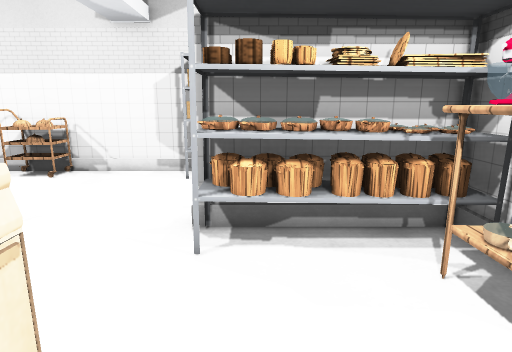
View 1 (above)

16 first-person views from a walk through a Unity game level. The camera is 1.2 m above the floor, tilts 12° down and sees 75° across. Doors are open. The floor is counted in squares, 0.5 m on a side. Each view is taken from the middle of a square. On the plan, view 1 faces up. The plan holds only what a view shows up to about 20 squares ahead; the rest is blank. The player character is not drawn. Some surface patterns are stand-ins.

View 2
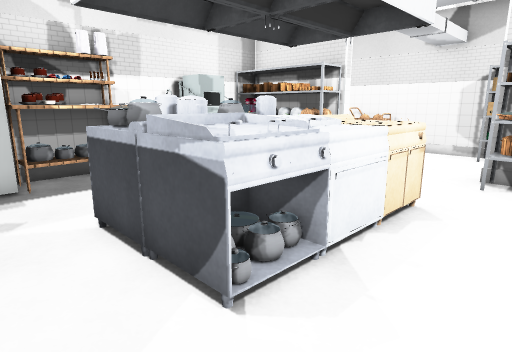

View 3
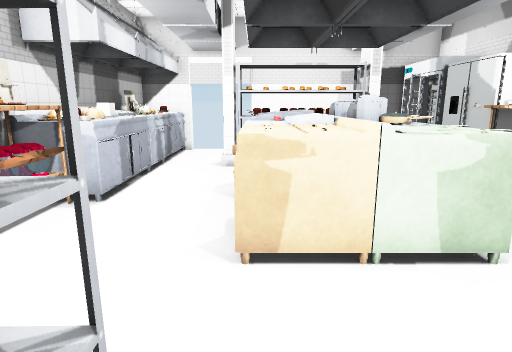

View 4
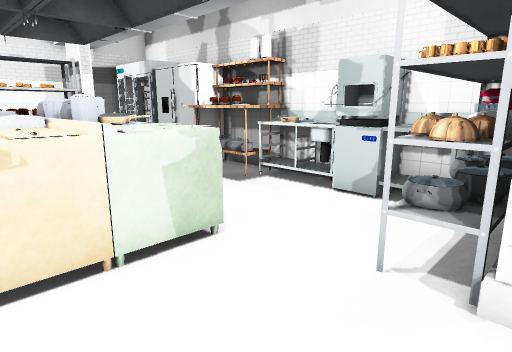

View 5
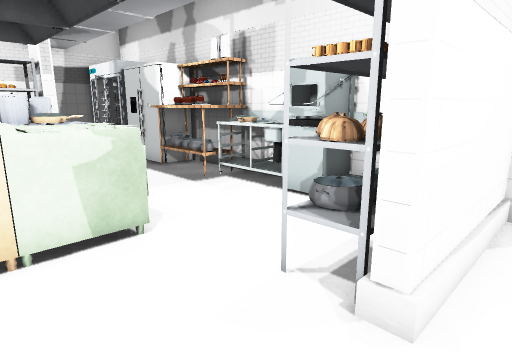

View 6
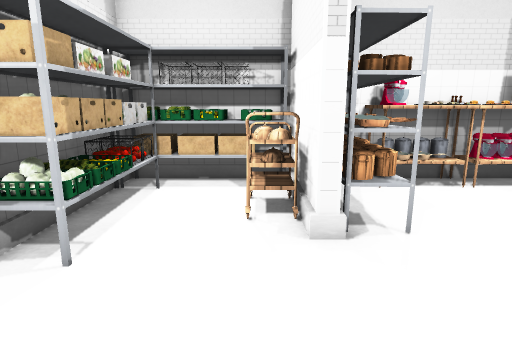

View 7
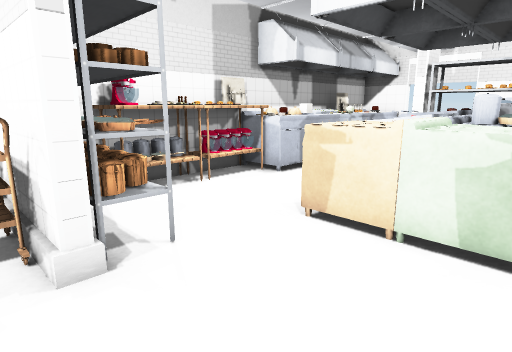

View 8
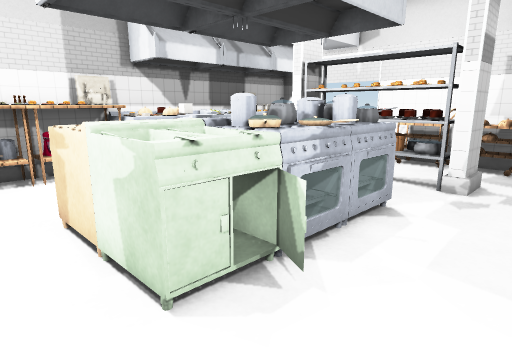

View 9
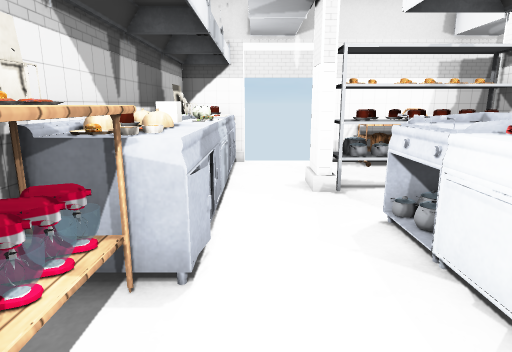

View 10
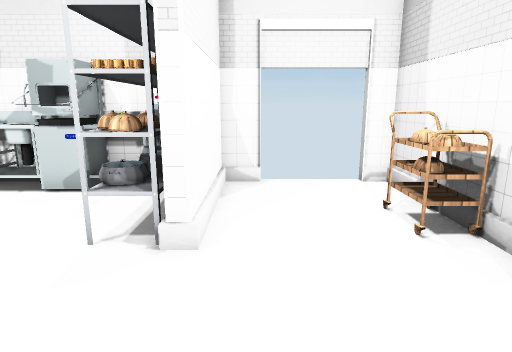

View 11
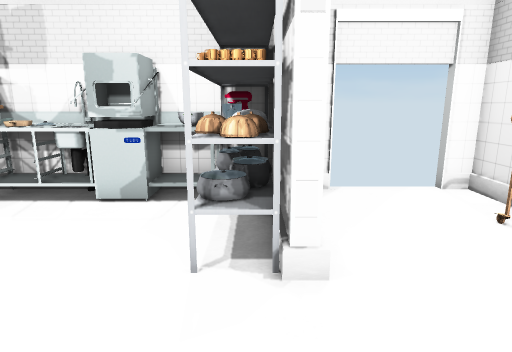

View 12
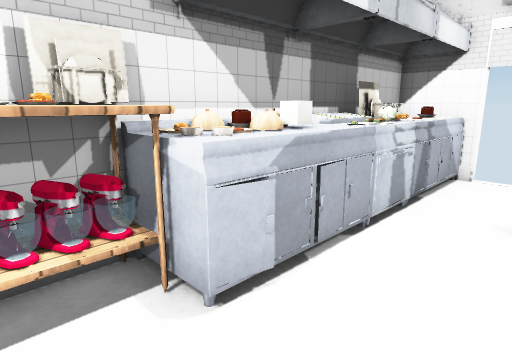

View 13
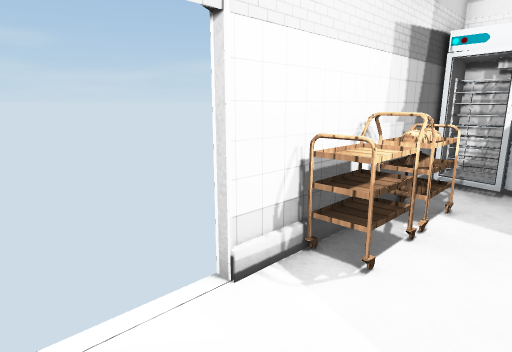

View 14
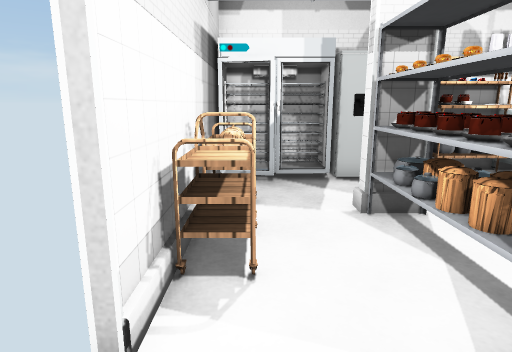

View 15
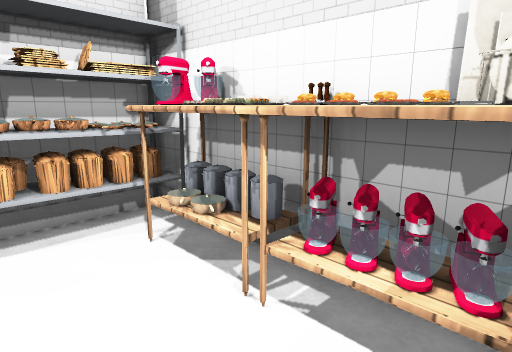

View 16
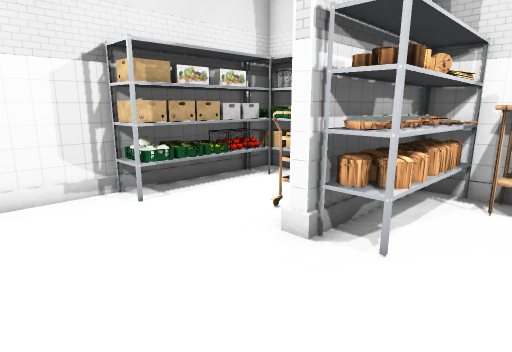

### Floor plan
Key: @ floor where view 1 was taken; # wall or solid block; . floor; D open door; O other object.
Columns run from 12 left of view 1 to 4 right of it. Each row starts with its distance up from view 1.
 12 ####OO####OOOOOO#
 11 D..OOO....OOOOOO#
 10 D..............O#
  9 D..............O#
  8 # ..........OOOO#
  7 #######....######
  6 #OOOOOO....OOOOO#
  5 #OOOOO.....OOOOO#
  4 #OO...........OOO
  3 #OOO..........OOO
  2 #OO...OOOOO...OOO
  1 #OO...OOOOO...OOO
  0 #OO...OOO O.@.OO#
 -1 #OO...OOO O...OO#
 -2 #OO...OOO O...OO#
 -3 #OO...OOOOO...OO#
 -4 #OO...OOOOO...OO#
 -5 # O...........O
 -6   O...OOOOOO..O
 -7  OO..OOOOOOO..O
 -8  OO...........OO#
 -9  OO...........OO#
-10  OOO.OOOOO....OO#
-11  OO##OOOO##DDDOO#
-12           #D D#

Positions as (right, up) in squares from view 1, and headings:
1: (0, 0), facing up
2: (1, -6), facing up-left
3: (-2, 7), facing down
4: (-2, 7), facing down-left
5: (-3, 8), facing down-left
6: (-7, 8), facing right
7: (-6, 8), facing down-right
8: (-9, 4), facing down-right
9: (1, 3), facing down
10: (-1, 8), facing left
11: (-2, 6), facing left
12: (-1, 1), facing down-right
13: (1, -8), facing down-left
14: (1, -10), facing left
15: (0, -1), facing up-right
16: (-6, 3), facing up-right
